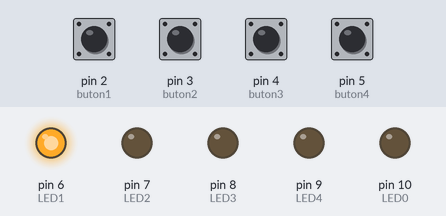
Bench run of a sketch on a simulated Arduino Uno, built with avr-gcc and run on an emulated ATmega328P. On the bench: output pins drawn as LEDs (lit = HIGH). Inputs (shaded band) come from the test bench; at power-on: pin 2 (buton1), pin 3 (buton2), pin 4 (buton3), pin 5 (buton4) HIGH.

Above: at 11.9 s.
12.0 s: pin 3 (buton2) pulled LOW for 0.15 s
At 14.1 s:
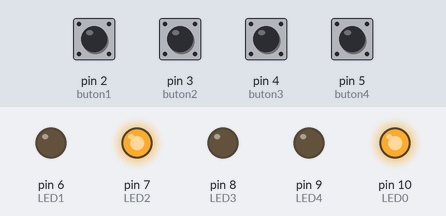
At 25.1 s:
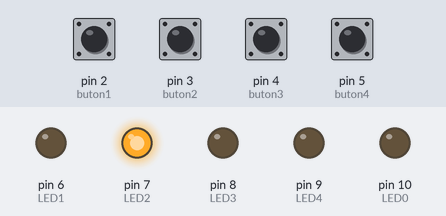
Timing chart, 0 to 25.8 s (numbered marks = the images above; inputs shaded):
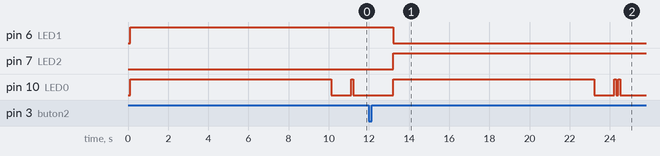

Measured:
- after the input at 12.0 s, pin 6 (LED1): HIGH → LOW after 1.2 s; pin 7 (LED2): LOW → HIGH after 1.2 s

The sketch:

patru_butoane_1c.ino
```cpp
/*
 * https://forum.arduino.cc/t/changing-modes-using-push-button/413231/14
 *
 *
 * 1c - ignorata butoanelela initializare
 */

#define buton1 2
#define buton2 3
#define buton3 4
#define buton4 5

#define LED0 10
#define LED1 6
#define LED2 7
#define LED3 8
#define LED4 9


byte starebuton11 = 0;  // stare actuala buton 1
byte starebuton10 = 0; // stare anterioara buton 1
byte starebuton21 = 0;  // stare actuala buton 2
byte starebuton20 = 0; // stare anterioara buton 2
byte starebuton31 = 0;  // stare actuala buton 3
byte starebuton30 = 0; // stare anterioara buton 3
byte starebuton41 = 0;  // stare actuala buton 4
byte starebuton40 = 0; // stare anterioara buton 4

byte STATUS = 1;  // stare initiala ... ulterior se va emora in EEPROM
byte STATUS0 = 0;

void intarziere(long cattimp)
{
  long acum = millis();
  long final = acum + cattimp;
  while(millis() < final)
  {
   citirebutoane();
  }
}

void intarziere0(long cattimp)
{
  long acum = millis();
  long final = acum + cattimp;
  while(millis() < final)
  {
   //citirebutoane(); // nu face nimic (folosit la initializare, sa ignore butoanele)
  }
}
void initializare()
{
  digitalWrite(LED0, HIGH);
  intarziere0(10000);
  digitalWrite(LED0, LOW);
  intarziere0(1000);
}


void setup() {
  pinMode (LED0, OUTPUT);
  pinMode (LED1, OUTPUT);
  pinMode (LED2, OUTPUT);
  pinMode (LED3, OUTPUT);
  pinMode (LED4, OUTPUT);
  pinMode (buton1, INPUT);
  pinMode (buton2, INPUT);
  pinMode (buton3, INPUT);
  pinMode (buton4, INPUT);

digitalWrite(buton1, HIGH);
digitalWrite(buton2, HIGH);
digitalWrite(buton3, HIGH);
digitalWrite(buton4, HIGH);

LEDoff();  // toate ledurile stinse

}

void LEDoff() {
  digitalWrite(LED0, LOW);
  digitalWrite(LED1, LOW);
  digitalWrite(LED2, LOW);
  digitalWrite(LED3, LOW);
  digitalWrite(LED4, LOW);
}

void F1()
{
  digitalWrite(LED0, HIGH);
  intarziere(100);  // in loc de comanda "delay"
  digitalWrite(LED0, LOW);
  intarziere(2000);
}

void F2() {
  digitalWrite(LED0, HIGH);
  intarziere(100);
  digitalWrite(LED0, LOW);
  intarziere(100);
  digitalWrite(LED0, HIGH);
  intarziere(100);
  digitalWrite(LED0, LOW);
  intarziere(2000);
}

void F3()
{
  digitalWrite(LED0, HIGH);
  intarziere(100);
  digitalWrite(LED0, LOW);
  intarziere(100);
  digitalWrite(LED0, HIGH);
  intarziere(100);
  digitalWrite(LED0, LOW);
  intarziere(100);
  digitalWrite(LED0, HIGH);
  intarziere(100);
  digitalWrite(LED0, LOW);
  intarziere(2000);
}

void F4()
{
  digitalWrite(LED0, HIGH);
  intarziere(100);
  digitalWrite(LED0, LOW);
  intarziere(100);
  digitalWrite(LED0, HIGH);
  intarziere(100);
  digitalWrite(LED0, LOW);
  intarziere(100);
  digitalWrite(LED0, HIGH);
  intarziere(100);
  digitalWrite(LED0, LOW);
  intarziere(100);
  digitalWrite(LED0, HIGH);
  intarziere(100);
  digitalWrite(LED0, LOW);
  intarziere(2000);
}


void citirebutoane()
{
  starebuton11 = digitalRead(buton1);  // se citeste starea actuala a butonului 1
  if (starebuton11 != starebuton10) // daca butonul 1 a fost apasat
   {
    if (starebuton11 == LOW) // si buton 1 a fost eliberat
     {
      STATUS = 1;
     // LEDoff();
     // digitalWrite(LED1, HIGH);
     }
    delay(30);
  starebuton10 = starebuton11;  // starea actuala a butonului 1 este memorata
  }

  starebuton21 = digitalRead(buton2);  // se citeste starea actuala a butonului 2
  if (starebuton21 != starebuton20) // daca butonul 1 a fost apasat
   {
    if (starebuton21 == LOW) // si buton 1 a fost eliberat
     {
      STATUS = 2;
     // LEDoff();
     // digitalWrite(LED2, HIGH);
     }
    delay(30);
  starebuton20 = starebuton21;  // starea actuala a butonului 2 este memorata
  }

  starebuton31 = digitalRead(buton3);  // se citeste starea actuala a butonului 3
  if (starebuton31 != starebuton30) // daca butonul 3 a fost apasat
   {
    if (starebuton31 == LOW) // si buton 3 a fost eliberat
     {
      STATUS = 3;
     // LEDoff();
     // digitalWrite(LED3, HIGH);
     }
    delay(30);
  starebuton30 = starebuton31;  // starea actuala a butonului 3 este memorata
  }

  starebuton41 = digitalRead(buton4);  // se citeste starea actuala a butonului 4
  if (starebuton41 != starebuton40) // daca butonul 1 a fost apasat
   {
    if (starebuton41 == LOW) // si buton 4 a fost eliberat
     {
      STATUS = 4;
    //  LEDoff();
    //  digitalWrite(LED4, HIGH);
     }
    delay(30);
  starebuton40 = starebuton41;  // starea actuala a butonului 2 este memorata
  }

} // sfarsit subrutina citire stari butoane


void loop() {

  citirebutoane();


if (STATUS0 != STATUS)
{
  LEDoff();
//  initializare();
  if (STATUS == 1) digitalWrite(LED1, HIGH);
  if (STATUS == 2) digitalWrite(LED2, HIGH);
  if (STATUS == 3) digitalWrite(LED3, HIGH);
  if (STATUS == 4) digitalWrite(LED4, HIGH);
initializare();
STATUS0 = STATUS;
}

  switch (STATUS)
  {
  case 1:

    F1();
    break;

  case 2:
    F2();
    break;

  case 3:
    F3();
    break;

   case 4:
    F4();
    break;
}
//STATUS0 = STATUS;
}  // sfarsit de program principal
```
